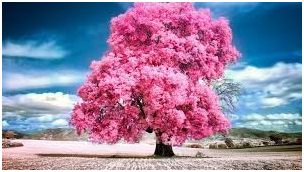
#> input picture exp 1.png, 304 x 172 px, found by its file name
$ python 'exp 23.py'
#> lines starting #> are read from the running program, lines starting #| are printed output that depends on the picture
import cv2
import numpy as np

# Step 1: Read the image (grayscale for simplicity)
img = cv2.imread('D:\computer vision lab\exp 1.png', 0)  # Replace with your image
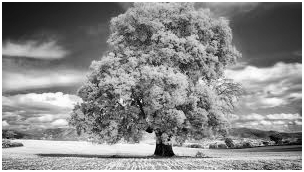
#> img: shape (172, 304); min 0, max 255, mean 139

# Step 2: Blur the image
blurred = cv2.GaussianBlur(img, (9, 9), 10)
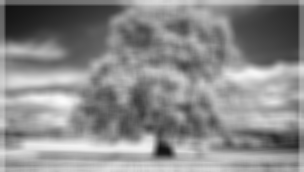
#> blurred: shape (172, 304); min 17, max 251, mean 138.2

# Step 3: Create the mask
mask = cv2.subtract(img, blurred)
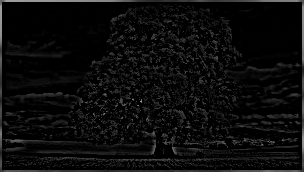
#> mask: shape (172, 304); min 0, max 157, mean 11.7

# Step 4: Add the mask to the original image (sharpening)
unsharp = cv2.add(img, mask)
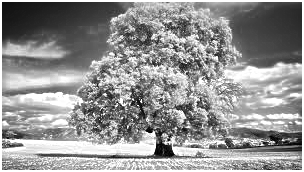
#> unsharp: shape (172, 304); min 0, max 255, mean 146.8

# Step 5: Show the images
cv2.imshow("Original", img)
cv2.imshow("Unsharp Mask", unsharp)
cv2.waitKey(0)
cv2.destroyAllWindows()

$ run again, with exp 18.png copied over exp 1.png
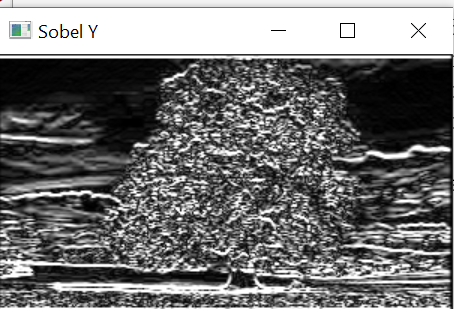
#> input picture exp 18.png, 454 x 309 px, found by its file name
#> `mask = cv2.subtract(img, blurred)`:
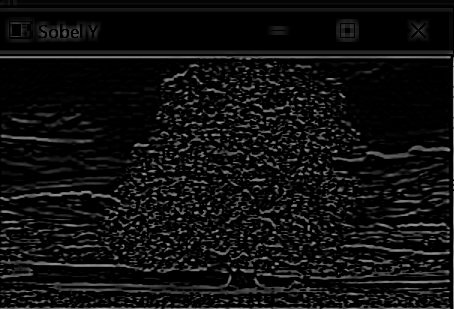
#> mask: shape (309, 454); min 0, max 167, mean 15.9
#> `unsharp = cv2.add(img, mask)`:
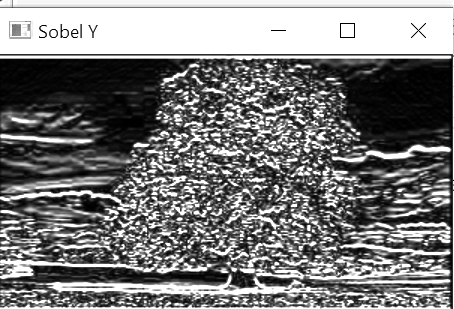
#> unsharp: shape (309, 454); min 0, max 255, mean 122.7

$ run again, with exp 2.png copied over exp 1.png
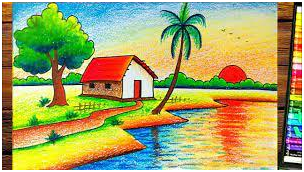
#> input picture exp 2.png, 304 x 172 px, found by its file name
#> `mask = cv2.subtract(img, blurred)`:
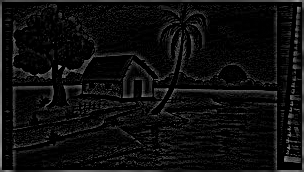
#> mask: shape (172, 304); min 0, max 155, mean 13.5
#> `unsharp = cv2.add(img, mask)`:
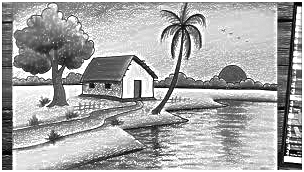
#> unsharp: shape (172, 304); min 0, max 255, mean 165.7

$ run again, with exp 3.png copied over exp 1.png
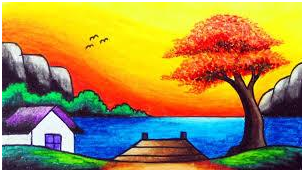
#> input picture exp 3.png, 304 x 172 px, found by its file name
#> `mask = cv2.subtract(img, blurred)`:
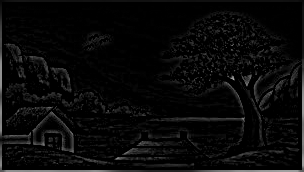
#> mask: shape (172, 304); min 0, max 179, mean 9.2
#> `unsharp = cv2.add(img, mask)`:
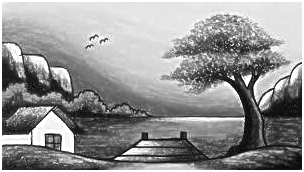
#> unsharp: shape (172, 304); min 1, max 255, mean 147.6
